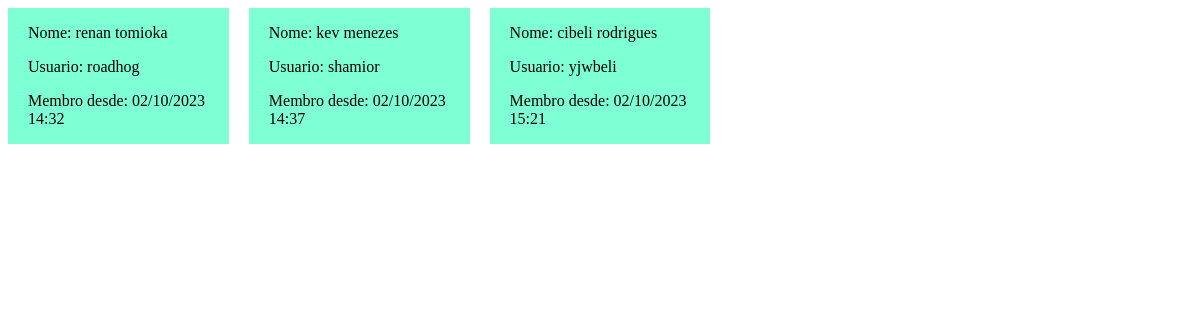
Before: /listar/usuarios (signed in) with the older database file.
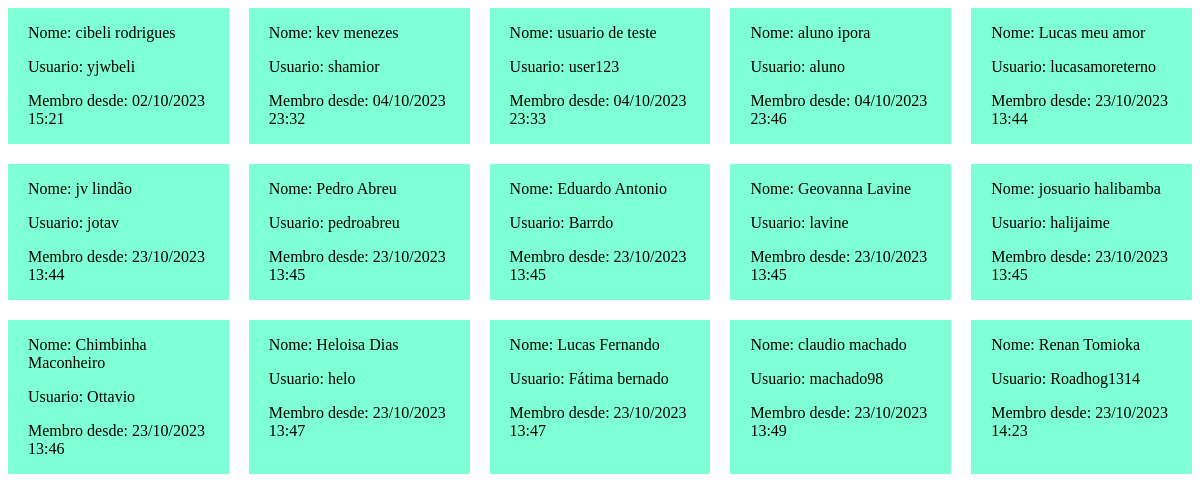
After: the same page with the newer database file.
### models.py (models this page shows)
class Usuario(db.Model):
    __tablename__ = "Usuario"
    usuario = Column(String(20), primary_key=True)
    nome = Column(String(64))
    sobrenome = Column(String(64))
    senha = Column(String(102))
    criado_em = Column(DateTime, default=datetime.now)

### app.py (the view)
@app.route("/listar/usuarios")
@login_required
def listar_usuarios():
    users = Usuario.query.all()
    return render_template(
        "usuarios.html",
        usuarios=users
    )

### app.py (called while the page is built)
def login_required(funcao):
    @wraps(funcao)
    def inner(*args, **kwargs):
        if 'logado' in session:
            return funcao(*args, **kwargs)
        else:
            return redirect(url_for('login'))
    return inner

### templates/usuarios.html (shortened to what this page needs)
<!DOCTYPE html>
<html lang="en">
<head>
</head>
<body style="display: grid; gap: 20px; grid-template-columns: repeat(5, 1fr);">
    {% for user in usuarios %}
    <a style="background-color: aquamarine; padding: 0 20px; text-decoration: none; color: black;" href="/{{ user.usuario }}/posts">
        <p>Nome: {{ user.nome }} {{ user.sobrenome }}</p>
        <p>Usuario: {{ user.usuario }}</p>
        <p>Membro desde: {{ user.criado_em.strftime("%d/%m/%Y %H:%M") }}</p>
    </a>
    {% endfor %}
</body>
</html>

Changed rows visible on the page:
removed Usuario: nome "renan", sobrenome "tomioka", usuario "roadhog", criado_em "02/10/2023 14:32"
shown differently, row unchanged: Usuario "cibeli": moves up the list
changed Usuario "kev": criado_em "02/10/2023 14:37" → "04/10/2023 23:32"
added Usuario: nome "usuario", sobrenome "de teste", usuario "user123", criado_em "04/10/2023 23:33"
added Usuario: nome "aluno", sobrenome "ipora", usuario "aluno", criado_em "04/10/2023 23:46"
added Usuario: nome "Lucas", sobrenome "meu amor", usuario "lucasamoreterno", criado_em "23/10/2023 13:44"
added Usuario: nome "jv", sobrenome "lindão", usuario "jotav", criado_em "23/10/2023 13:44"
added Usuario: nome "Pedro", sobrenome "Abreu", usuario "pedroabreu", criado_em "23/10/2023 13:45"
added Usuario: nome "Eduardo", sobrenome "Antonio", usuario "Barrdo", criado_em "23/10/2023 13:45"
added Usuario: nome "Geovanna", sobrenome "Lavine", usuario "lavine", criado_em "23/10/2023 13:45"
added Usuario: nome "josuario", sobrenome "halibamba", usuario "halijaime", criado_em "23/10/2023 13:45"
added Usuario: nome "Chimbinha", sobrenome "Maconheiro", usuario "Ottavio", criado_em "23/10/2023 13:46"
added Usuario: nome "Heloisa", sobrenome "Dias", usuario "helo", criado_em "23/10/2023 13:47"
added Usuario: nome "Lucas", sobrenome "Fernando", usuario "Fátima bernado", criado_em "23/10/2023 13:47"
added Usuario: nome "claudio", sobrenome "machado", usuario "machado98", criado_em "23/10/2023 13:49"
added Usuario: nome "Renan", sobrenome "Tomioka", usuario "Roadhog1314", criado_em "23/10/2023 14:23"
